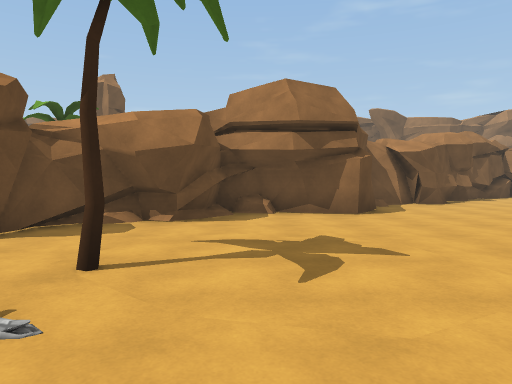
View 1 (above)

24 first-person views from a walk through a scene from a Unity 3-D project. The camera is 1.4 m above the floor, tilts 2° down and sees 70° across. The floor is counted in squares, 2 m on a side. Each view is taken from the middle of a square. On the plan, view 1 faces up. The plan holds only what a view shows up to about 11 squares ahead; the rest is blank. The place goes on beyond the plan. Some surface patterns are stand-ins.

View 2
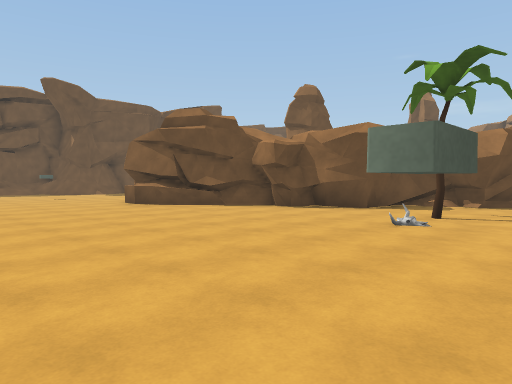

View 3
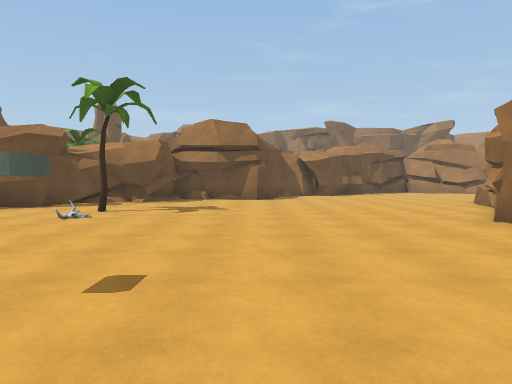

View 4
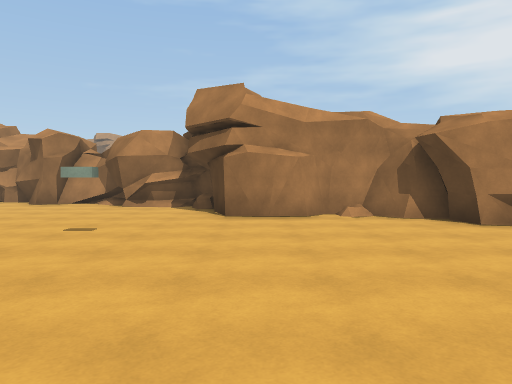

View 5
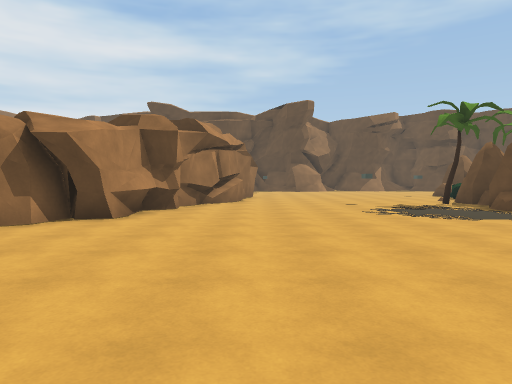

View 6
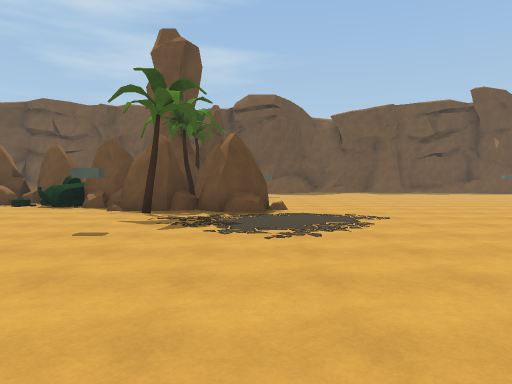

View 7
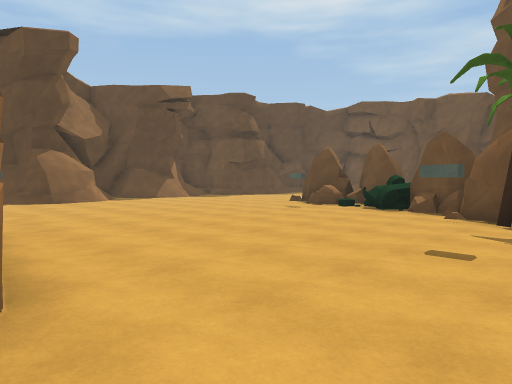

View 8
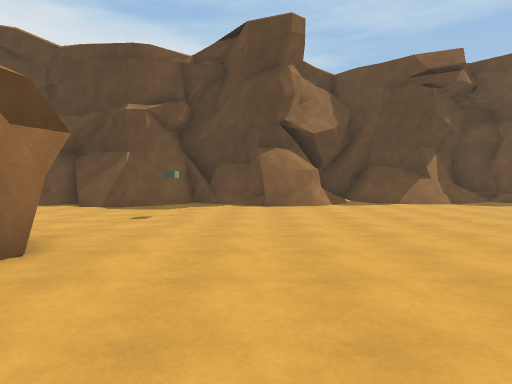

View 9
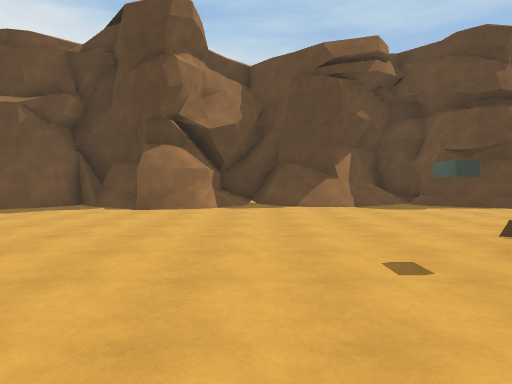

View 10
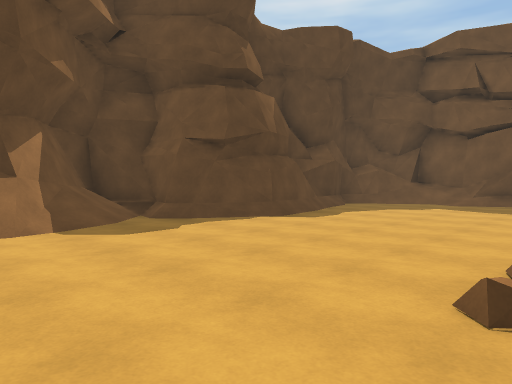

View 11
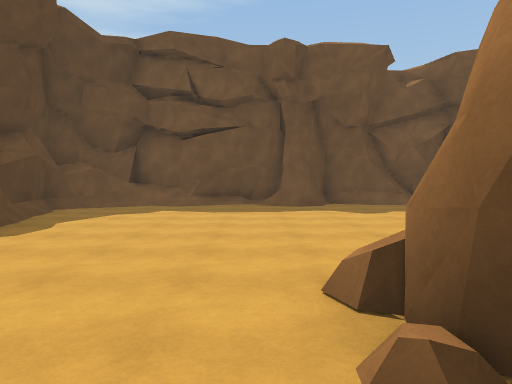

View 12
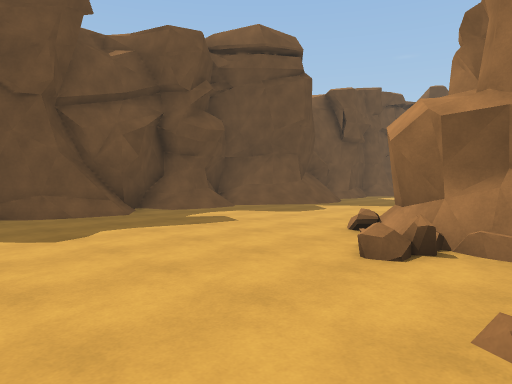

View 13
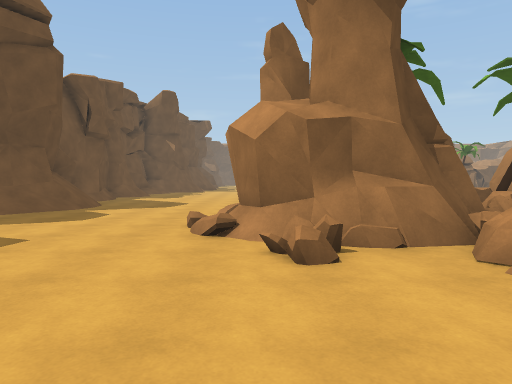

View 14
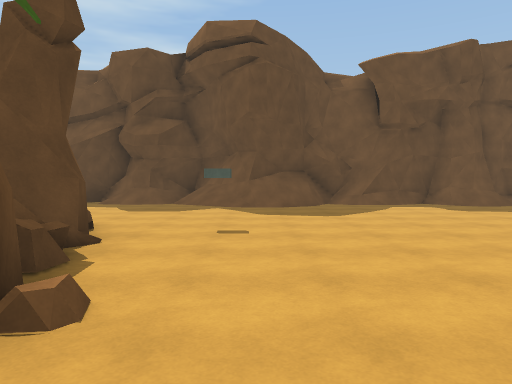

View 15
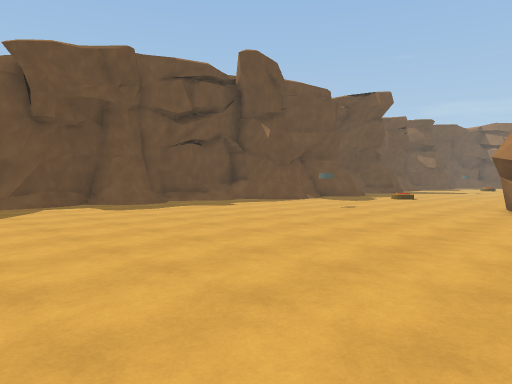

View 16
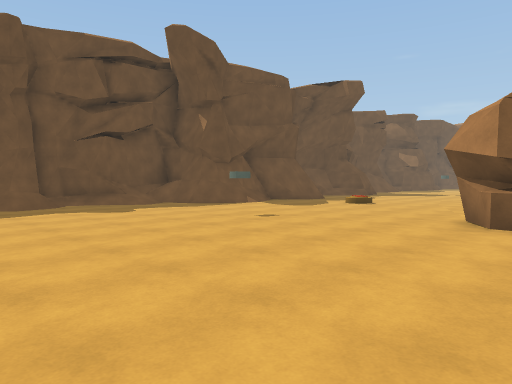

View 17
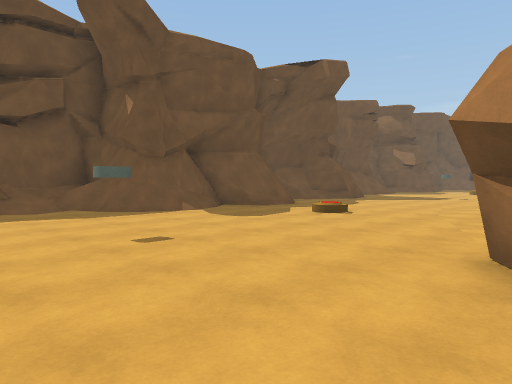

View 18
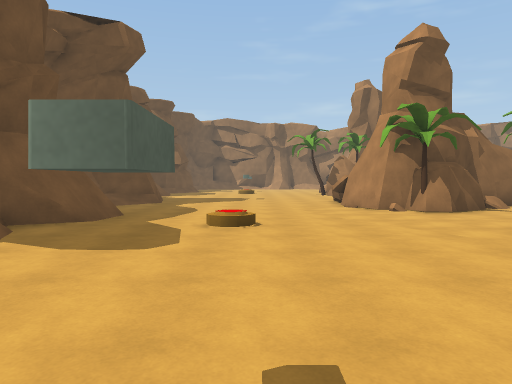

View 19
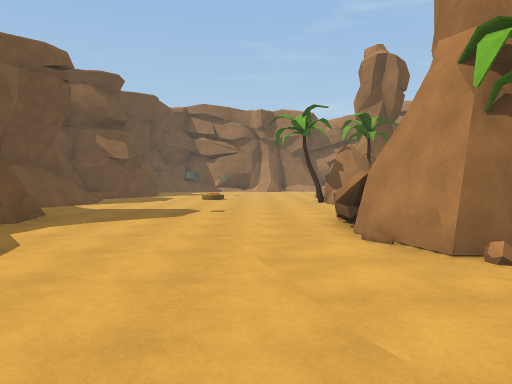

View 20
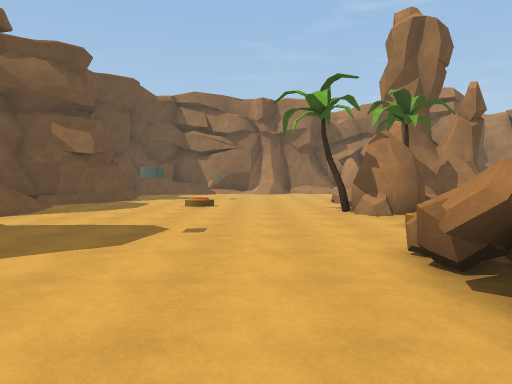

View 21
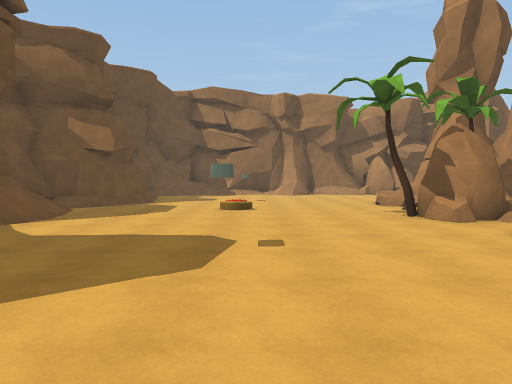

View 22
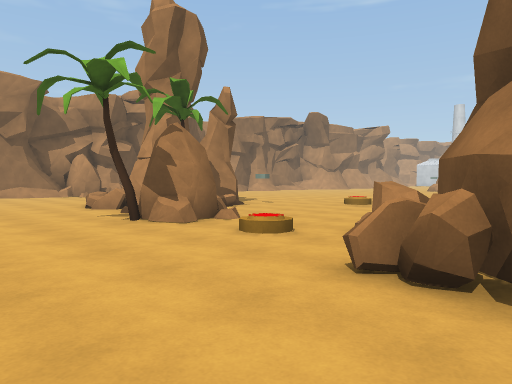

View 23
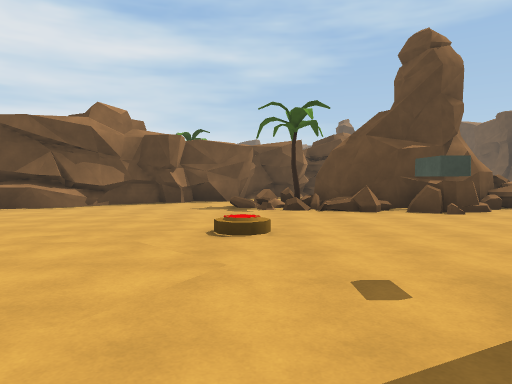

View 24
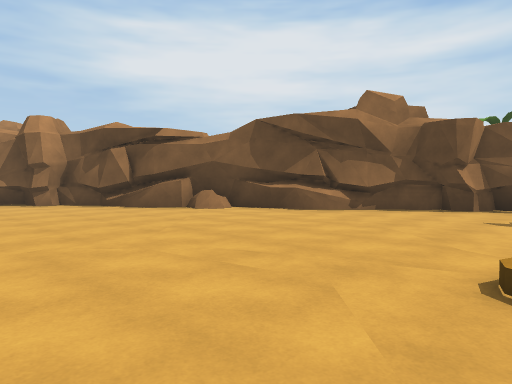

### Floor plan
Key: @ floor where view 1 was taken; # wall or solid block; . floor; / step, stairs or slope; = window, fence, low wall or low ledge; ^ raised ledge; T tree; R rock; O other object.
Columns run from 19 left of view 1 to 8 right of it. Each row starts with its distance up from view 1.
 19   #.......=    .
 18 ###.......#    ..
 17 #//.......####.....
 16  //.......RT=...........
 15  #/......TRR...............#
 14  #/....../R..../..........##
 13  #/......//.............###
 12   /...O..///...........###
 11    #......=^##........####.
 10  ###.....#####T#....#### ..
  9  #/.....^#  ###=...###....
  8    ......#  #   .#####....
  7    /.....#T..    ##......
  6    #........    ###.........
  5   ##.//....    ##..........#
  4   #..//...    ##...........#
  3   #/......  ###...T.......##
  2 ###/......###.....=.......#
  1 #//.......##.............##
  0 ^/....O............@......#
 -1 #/.......................##
 -2 #/......................##
 -3 ##..................O...##
 -4 #............   .......##
 -5 ##............ .......##
 -6 ##....................#
 -7 #/....................#
 -8 #//..................##
 -9 ##/..................##
-10 #/.......R.RR........#
-11 //.....#RRRR#.......##
-12 #/....##T#T##T.O....#
-13 #/....####RRR......##
-14 #......##^RR.......#
-15 #/.....=RR^^.......#
-16 #/......RR.........#
-17 #/.......RRR.......#
-18 ##.......#R.........
-19 #/...................
-20 #/................O..
-21 #/....................
-22 #/....................
-23 ##/.//##/../..###..###/
-24 #########/////#########
-25         #/#^###
-26         ###

Positions as (right, up) in squares from view 1, and headings:
1: (0, 0), facing up
2: (1, -4), facing up-left
3: (2, -5), facing up
4: (-4, -5), facing right
5: (-1, -2), facing down
6: (1, -10), facing left
7: (0, -11), facing down-left
8: (-3, -13), facing down
9: (-6, -14), facing down
10: (-7, -18), facing down-left
11: (-8, -19), facing left
12: (-11, -18), facing up-left
13: (-13, -18), facing up
14: (-8, -9), facing left
15: (-8, -8), facing up-left
16: (-8, -5), facing up-left
17: (-9, -2), facing up-left
18: (-13, -1), facing up
19: (-12, 4), facing up
20: (-12, 7), facing up
21: (-13, 8), facing up
22: (-13, 9), facing up-right
23: (-4, 19), facing down
24: (-4, 17), facing down-right
